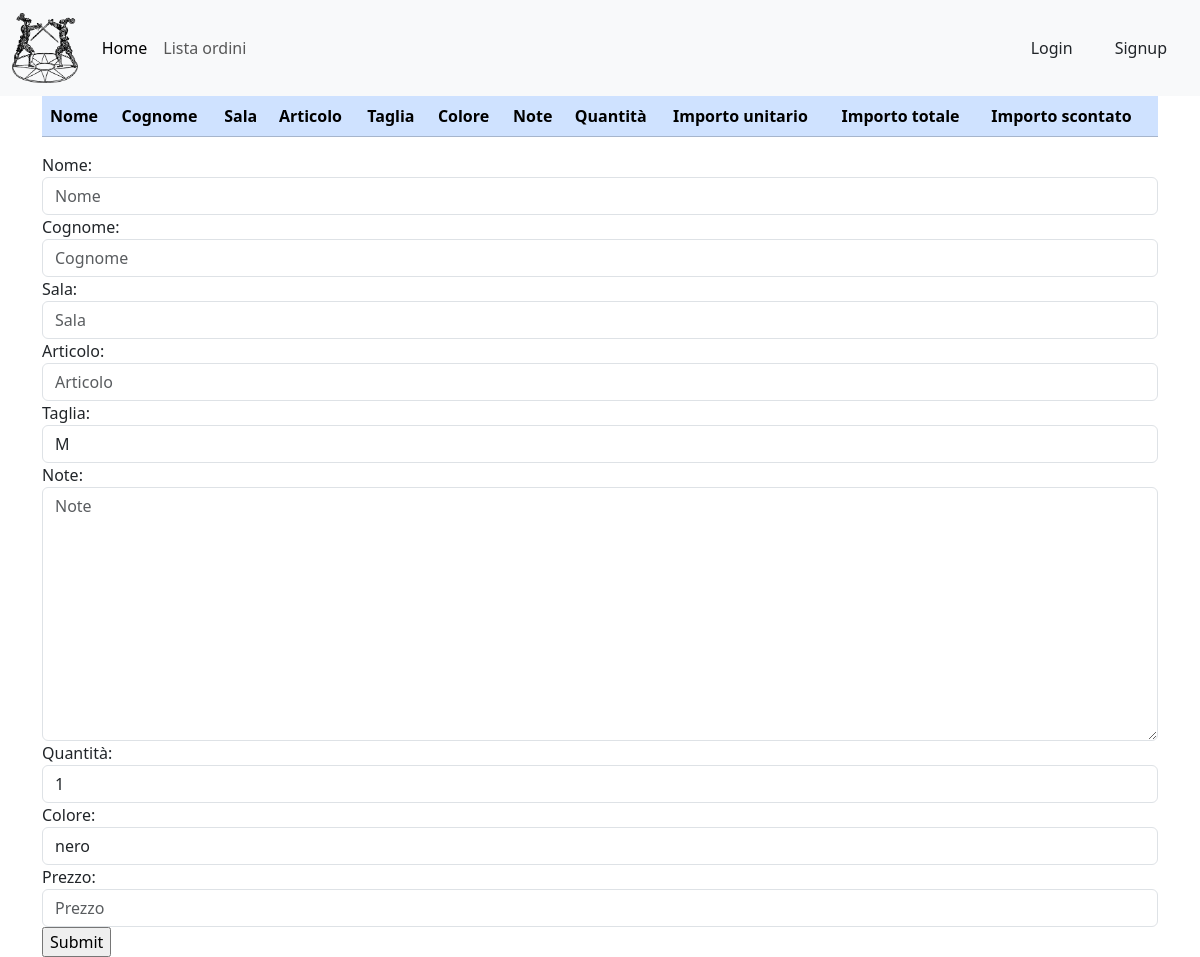
Page /orders/2/ on the earlier database version.
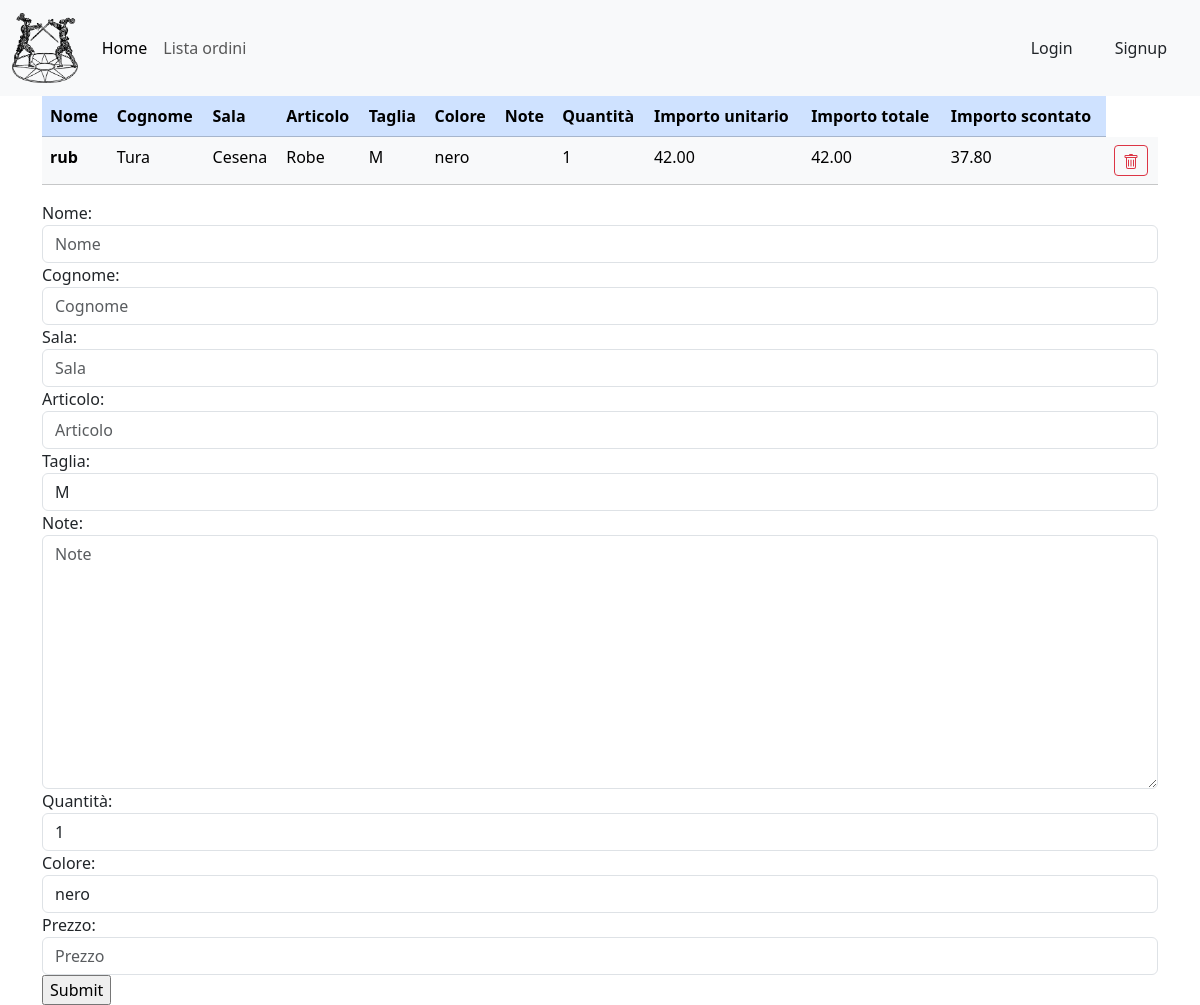
Same page on the later database version.
### orders/models.py (models this page shows, shortened)
class Entry(models.Model):
    orderID = models.ForeignKey(to="Order", on_delete=models.CASCADE)
    first_name = models.CharField(max_length=100)
    last_name = models.CharField(max_length=100)
    club = models.CharField(max_length=100)
    article = models.CharField(max_length=100)
    size = models.CharField(max_length=20, blank=True, default='M')
    additional_notes = models.CharField(max_length=200, blank=True, default='')
    quantity = models.IntegerField(default=1)
    colour = models.CharField(max_length=20, blank=True, default='nero')
    price = models.DecimalField(max_digits=7 ,decimal_places=2)
    total_price = models.DecimalField(max_digits=7 ,decimal_places=2, blank=True, default=0)
    discounted_price = models.DecimalField(max_digits=7 ,decimal_places=2, blank=True, default=0)

### orders/views.py (the view)
# urls.py: path('<int:id>/', order),
def order(request, id):
    if request.method == 'POST':
        form = EntryForm(request.POST)
        if form.is_valid():
            form.save()
    else:
        form = EntryForm(initial={'orderID': id})
    entries = Entry.objects.filter(orderID=id)
    current_order = Order.objects.get(id=id)
    context = {
        'entries': entries,
        'current_order': current_order,
        'form': form.as_div(),
    }
    return render(request, 'order.html', context=context)

### orders/models.py (called while the page is built)
    def __str__(self):
        return self.title

### templates/order.html (shortened to what this page needs)
{% extends "base_generic.html" %}
        {% block content %}
        <div class="container">
            <div class="row">
                <div>
                    <table class="table table-hover">
                        <thead>
                            <tr class="table-primary">
                              <th scope="col">Nome</th>
                              <th scope="col">Cognome</th>
                              <th scope="col">Sala</th>
                              <th scope="col">Articolo</th>
                              <th scope="col">Taglia</th>
                              <th scope="col">Colore</th>
                              <th scope="col">Note</th>
                              <th scope="col">Quantità</th>
                              <th scope="col">Importo unitario</th>
                              <th scope="col">Importo totale</th>
                              <th scope="col">Importo scontato</th>
                            </tr>
                          </thead>
                          <tbody>
                            {% for entry in entries %}
                            <tr class="table-light">
                                <th scope="row">{{ entry.first_name }}</th>
                                <td>{{ entry.last_name }}</td>
                                <td>{{ entry.club }}</td>
                                <td>{{ entry.article }}</td>
                                <td>{{ entry.size }}</td>
                                <td>{{ entry.colour }}</td>
                                <td>{{ entry.additional_notes }}</td>
                                <td>{{ entry.quantity }}</td>
                                <td>{{ entry.price }}</td>
                                <td>{{ entry.total_price }}</td>
                                <td>{{ entry.discounted_price }}</td>
                                <td><form action="{% url 'delete_object' id=entry.id orderID=current_order.id %}" method="post">
                                    <button type="submit" class="btn btn-outline-danger btn-sm"></button>
                                 </form></td>
                            </tr>
                            {% endfor %}
                          </tbody>
                    </table>
                    <form action="" method="post" novalidate>
                        {{ form }}
                        <input type="submit" value="Submit">
                    </form>
                </div>
            </div>
        </div>
        {% endblock %}

### templates/base_generic.html (shortened to what this page needs)
{% load static %}
<!DOCTYPE html>
<html>
    <head>
        <link href="https://cdn.jsdelivr.net/npm/bootstrap@5.3.3/dist/css/bootstrap.min.css" rel="stylesheet">
        <link rel="stylesheet" href="https://cdn.jsdelivr.net/npm/@fortawesome/fontawesome-free@6.4.2/css/fontawesome.min.css">
    </head>
    <body>
      <nav class="navbar navbar-expand-lg navbar-light bg-light">
        <div class="container-fluid">
          <a class="navbar-brand" href="/"><img src="{% static 'logo.png' %}" alt="Logo" style="max-height: 70px;"></a>
          <div class="collapse navbar-collapse" id="navbarNavDropdown">
            <ul class="navbar-nav">
              <li class="nav-item">
                <a class="nav-link active" aria-current="page" href="/">Home</a>
              </li>
              <li class="nav-item">
                <a class="nav-link" href="/orders">Lista ordini</a>
              </li>
            </ul>
            <ul class="navbar-nav d-flex ms-auto">
              {% if user.is_authenticated %}
              <li class="nav-item">
                <span class="nav-link navbar-text" href="#">Ciao {{ user.username }}!</span>
              </li>
              <li class="nav-item">
                <form action="{% url 'logout' %}" method="post">
                  {% csrf_token %}
                  <button type="submit" class="btn">Logout</button>
                </form>
              </li>
              {% else %}
              <li class="nav-item">
                <a class="nav-link" href="/accounts/login">
                  <button class="btn">Login</button>
                </a>
              </li>
              <li class="nav-item">
                <a class="nav-link" href="/register">
                  <button class="btn">Signup</button>
                </a>
              </li>
              {% endif %}
            </ul>
          </div>
        </div>
      </nav>
      <div id="content">
        {% block content %}{% endblock %}
      </div>
    </body>
</html>

Differences in the rows shown:
added Entry: first_name "rub", last_name "Tura", club "Cesena", article "Robe", size "M", colour "nero", quantity "1", price "42.00", total_price "42.00", discounted_price "37.80"
